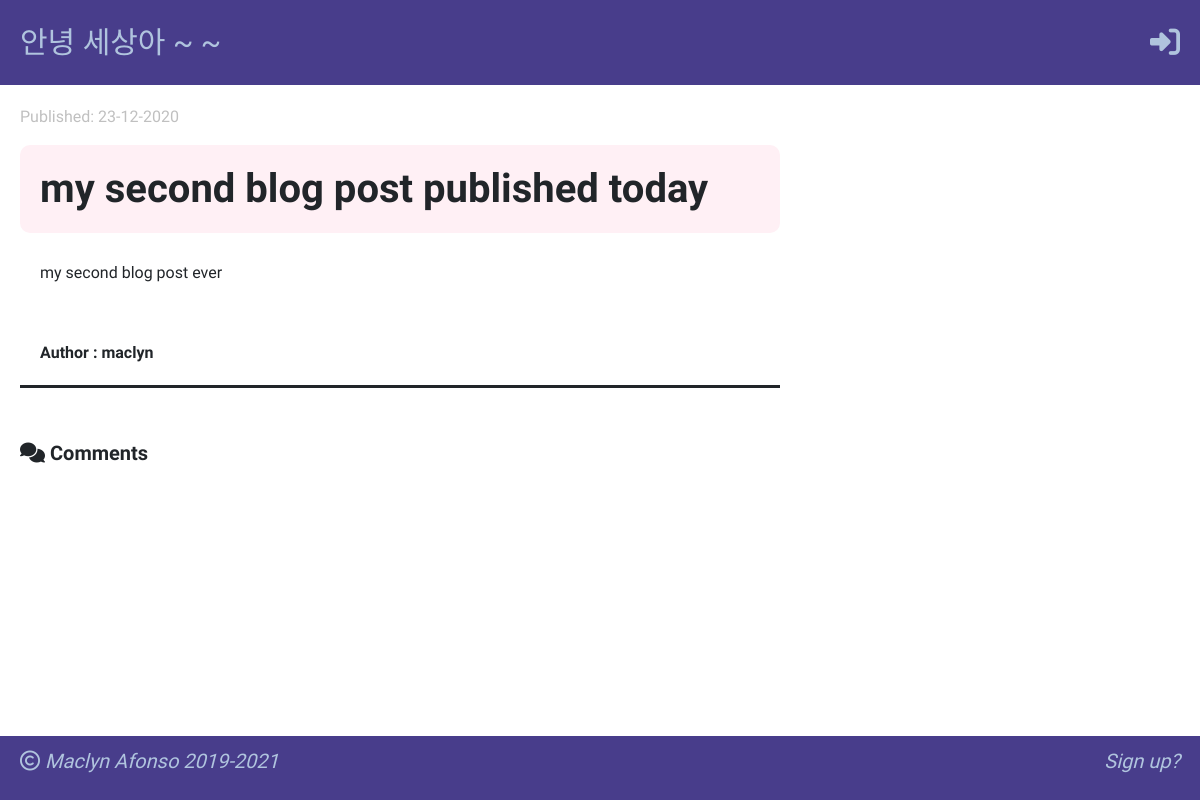
The app's page /post/3/, older data.
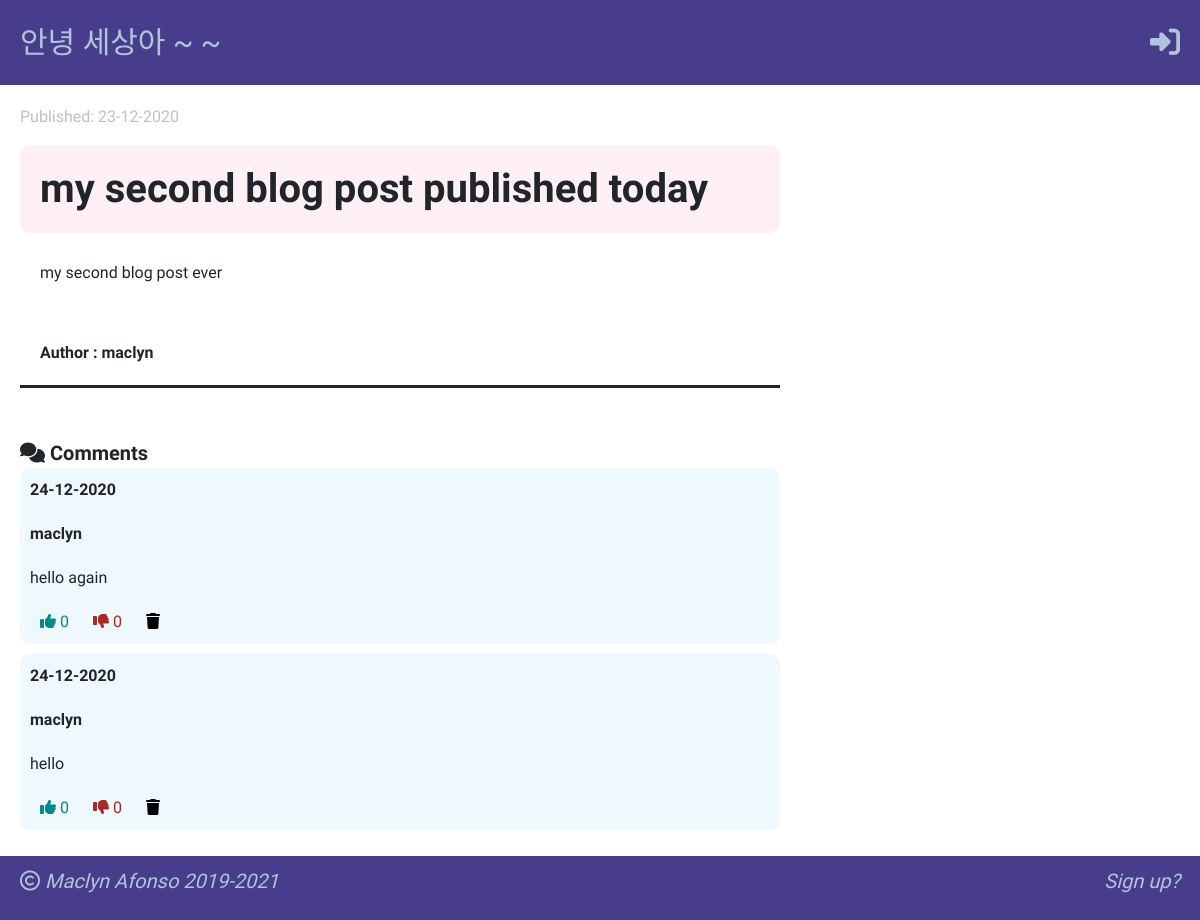
The same page, newer data.
### blog/models.py (models this page shows, shortened)
class Comment(models.Model):
    post = models.ForeignKey('blog.Post', on_delete=models.CASCADE, related_name='comments')
    author = models.ForeignKey('auth.User', on_delete=models.CASCADE)
    text = models.TextField()
    created_date = models.DateTimeField(default=timezone.now)
    likes = models.IntegerField(default=0)
    dislikes = models.IntegerField(default=0)
    approved = models.BooleanField(default=False)

### blog/views.py (the view)
# urls.py: path('post/<int:primary_key>/', views.post_details, name='post_details'),
def post_details(request, primary_key):
    post = get_object_or_404(Post, pk=primary_key)
    comments = Comment.objects.filter(post=primary_key).order_by('-created_date')
    post_for_front_end = {
        'post_details': post,
        'comments': comments
    }
    return render(request, 'blog/post_details.html', post_for_front_end)

### blog/templates/blog/post_details.html (shortened to what this page needs)
{% extends 'blog/base_page.html' %}
{% block content %}
    <div class="">
        <div class="details-header-row">
            {% if post_details.published_date %}
                <p class="date">Published: {{ post_details.published_date|date:'d-m-Y' }}</p>
            {% endif %}
        </div>
        <h1 class="details-title">{{ post_details.title }}</h1>
        <p class="details-text">{{ post_details.text | linebreaksbr }}</p>
        <p class="details-author">Author : {{ post_details.author }}</p>
        <div class="comments-container">
            <span class="comment-header"><i class="fas fa-comments"></i> Comments</span>
            {% for comment in comments %}
                {% if user.is_authenticated or comment.approved %}
                    <div class="comment-body">
                        <div class="comment-date">{{ comment.created_date|date:'d-m-Y' }}</div>
                        <div class="comment-author">{{ comment.author }}</div>
                        <div>{{ comment.text }}</div>
                        <div>
                            <a href="{% url 'like_comment' primary_key=post_details.pk comment_key=comment.id %}" class="like"><i class="fas fa-thumbs-up"></i> {{ comment.likes }}</a>
                            <a href="{% url 'dislike_comment' primary_key=post_details.pk comment_key=comment.id %}" class="dislike"><i class="fas fa-thumbs-down"></i> {{ comment.dislikes }}</a>
                            <a href="{% url 'delete_comment' primary_key=post_details.pk comment_key=comment.id %}" class="delete" data-toggle="tooltip" title="Delete"><i class="fas fa-trash"></i></a>
                        </div>
                    </div>
                {% endif %}
            {% endfor %}
        </div>
    </div>
{% endblock %}

Row changes from the older to the newer data that the page shows:
added Comment: created_date "24-12-2020", author "maclyn", text "hello again", likes "0", dislikes "0"
added Comment: created_date "24-12-2020", author "maclyn", text "hello", likes "0", dislikes "0"
